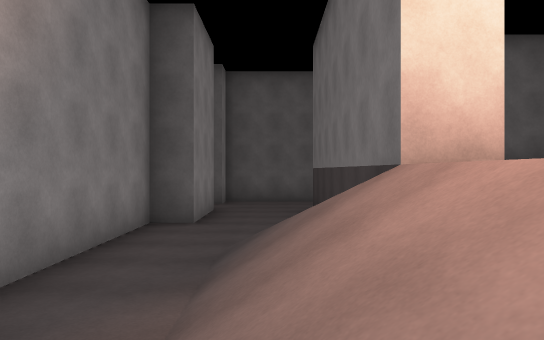
[1] (above)

21 first-person views from a walk through a Unity game level. The camera is 1.2 m above the floor, looks level and sees 70° across. The floor is counted in squares, 2 m on a side. Each view is taken from the middle of a square. On the plan, view 1 faces up. The plan holds only what a view shows up to about 11 squares ahead; the rest is blank. The place goes on beyond the plan. The player is left out. Some surface patterns are stand-ins.

[2]
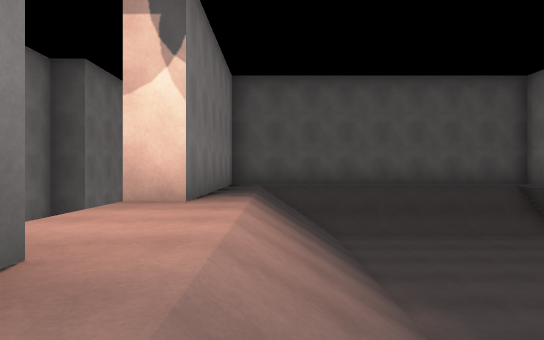

[3]
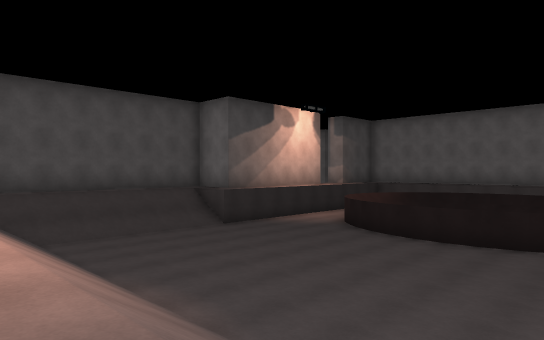

[4]
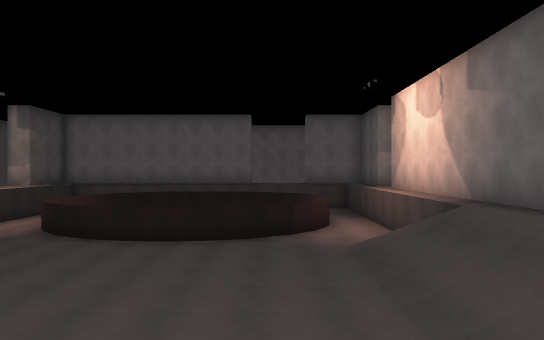

[5]
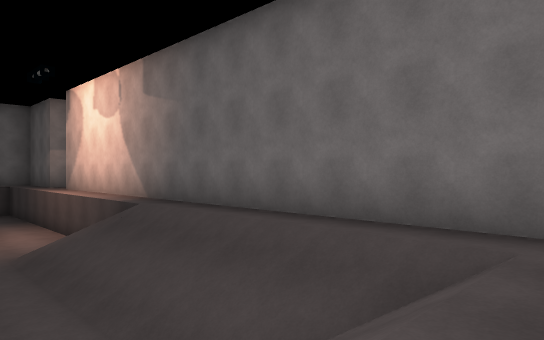

[6]
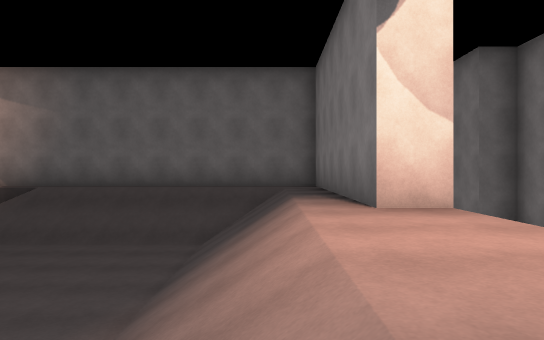

[7]
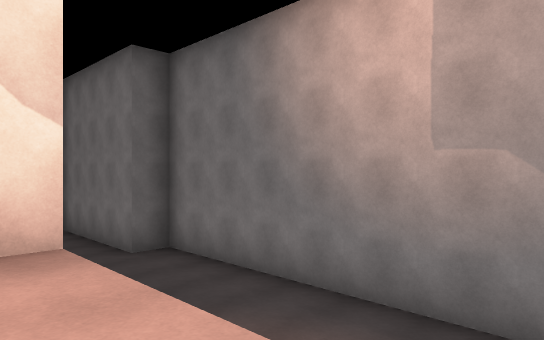

[8]
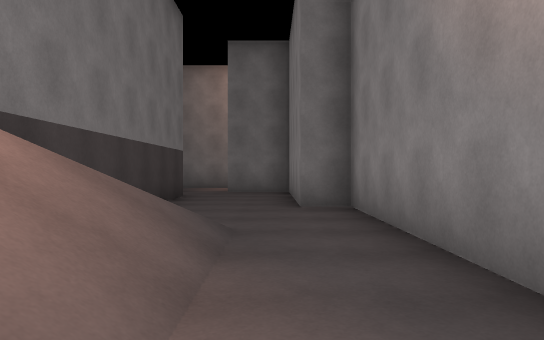

[9]
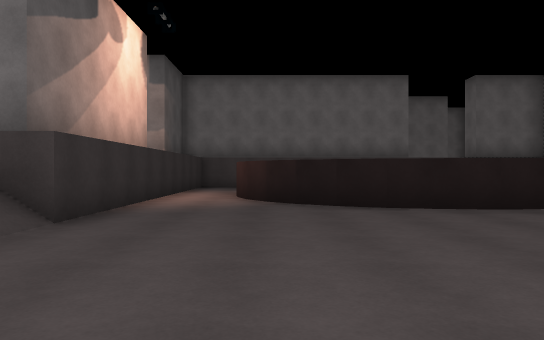

[10]
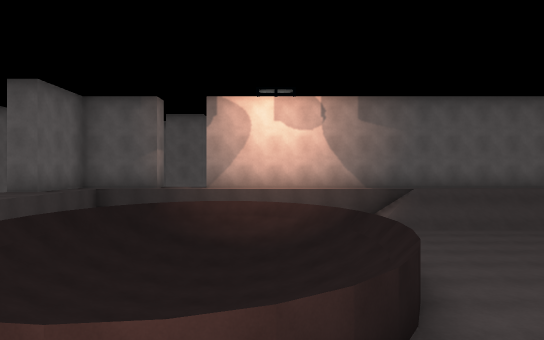

[11]
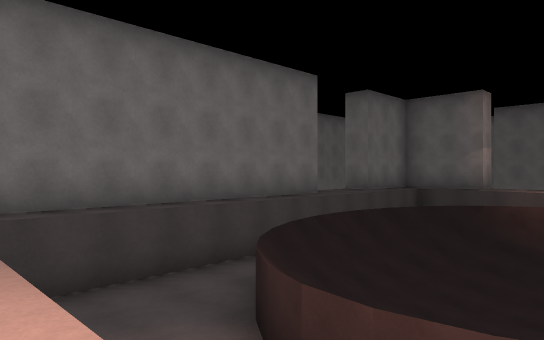

[12]
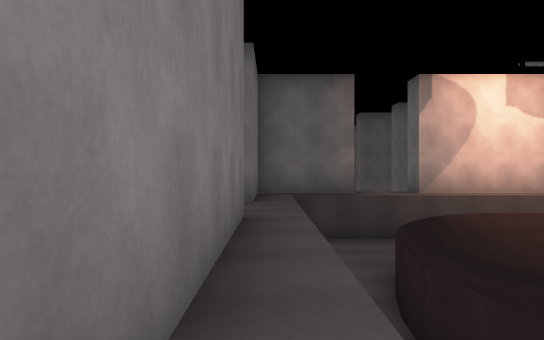

[13]
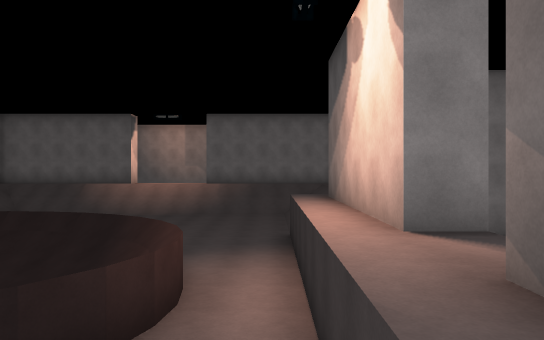

[14]
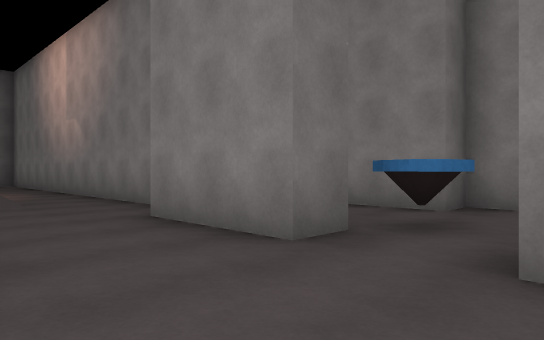

[15]
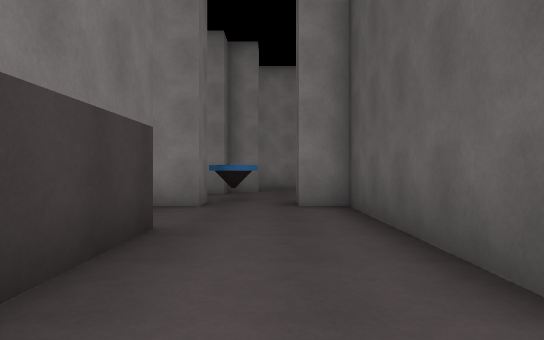

[16]
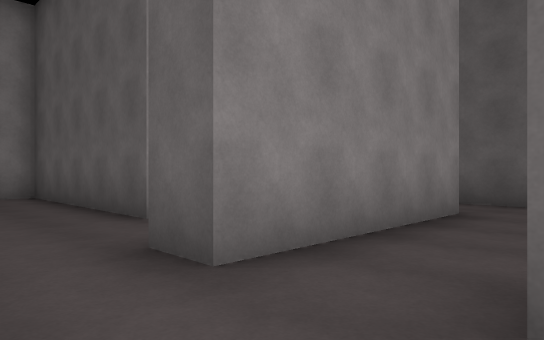

[17]
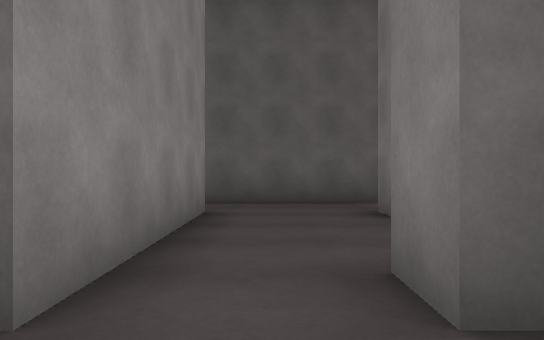

[18]
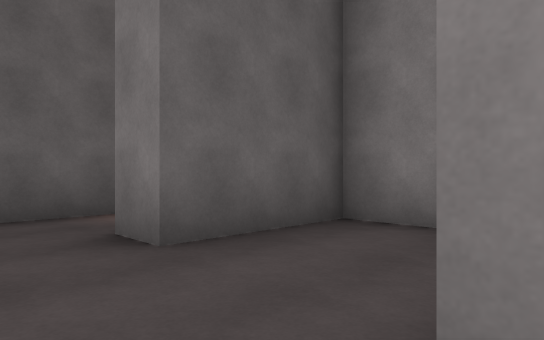

[19]
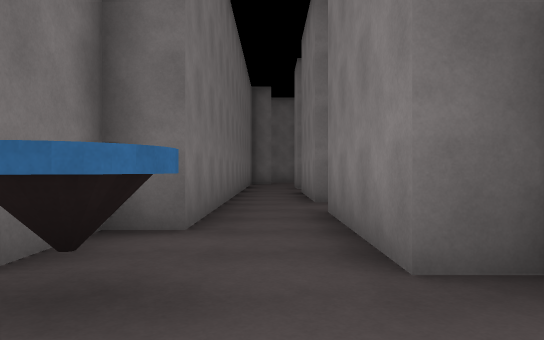

[20]
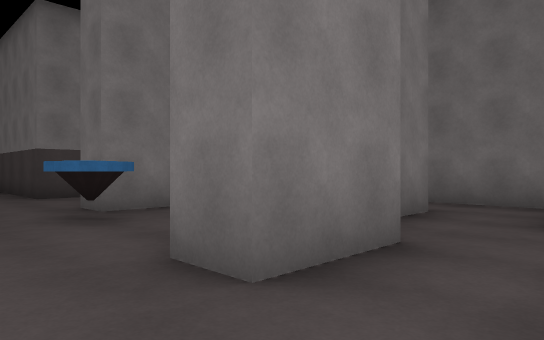

[21]
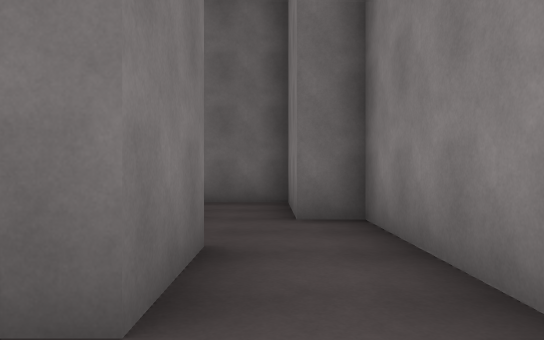

### Floor plan
Key: @ floor where view 1 was taken; # wall or solid block; . main floor; : floor 2 m higher than the main floor; / step, stairs or slope; ^ raised ledge; v drop or lower ground; O other object.
Columns run from 9 left of view 1 to 20 right of it. Each row starts with its distance up from view 1.
 18               #####
 17                ....
 16                ....
 15                #..###
 14                #....#
 13        ######  #....
 12  ..... #.......#.##
 11  .................#
 10 #..#..O#..........#
  9 #..##..#..v##########
  8 #...#.##..#:///////:#####/#
  7 ##..#.#...#:///////:::::::::
  6  #....#...#://..............:#
  5  #....#...#://..............:#
  4  ####.#../#://........^^^^..:#
  3     #.#..//://.......^^  ^^.:#
  2     #.#..//://......#^^^^^^.:#
  1      .#..//://......#^^^^^^.:#
  0       #..@/://......#^^^^^^.:#
 -1       #../v://......^^^^^^^.:#
 -2       #../#://.......^^^^^^.::
 -3       #...#://........^^^^..::
 -4       #...#:////////........:#
 -5       ##..#:////////////////:#
 -6        #..##############v:v###
 -7        #..#             v
 -8        #...
 -9        ###.

Where each view was taken, in squares from view 1:
view 1: 0 up, 0 right, facing up
view 2: 2 down, 3 right, facing up
view 3: 3 down, 2 right, facing up-right
view 4: 2 down, 2 right, facing right
view 5: 2 down, 2 right, facing down-right
view 6: 4 up, 3 right, facing down
view 7: 3 up, 2 right, facing down-left
view 8: 2 up, 1 left, facing down
view 9: 4 up, 5 right, facing right
view 10: 7 up, 13 right, facing down
view 11: 7 up, 13 right, facing down-right
view 12: 4 up, 19 right, facing down
view 13: 6 up, 19 right, facing left
view 14: 12 up, 1 right, facing down-left
view 15: 11 up, 5 right, facing left
view 16: 10 up, 8 right, facing up-left
view 17: 10 up, 7 right, facing up
view 18: 12 up, 7 right, facing up-right
view 19: 12 up, 4 left, facing down
view 20: 12 up, 8 left, facing down-right
view 21: 12 up, 7 left, facing down
